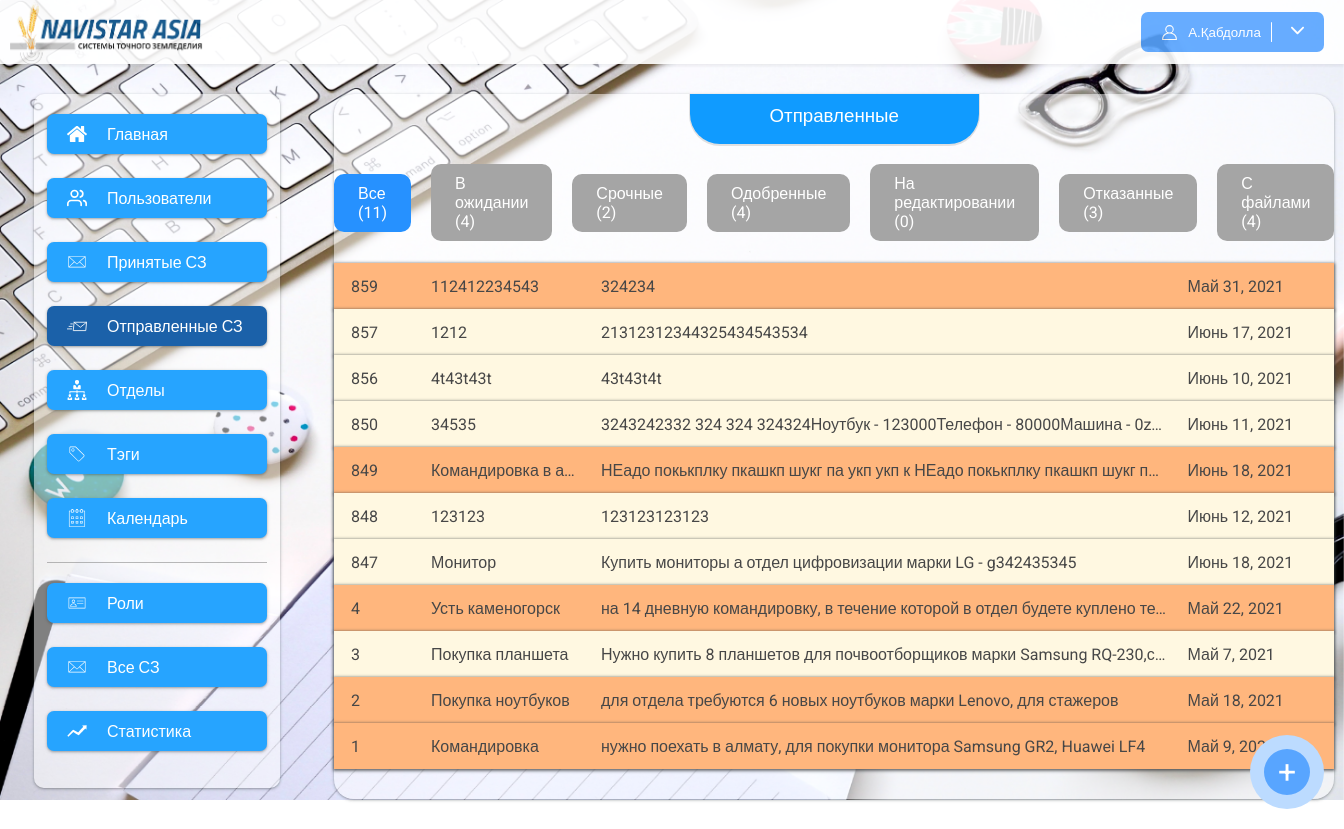
Before: /notes (signed in) with the older database file.
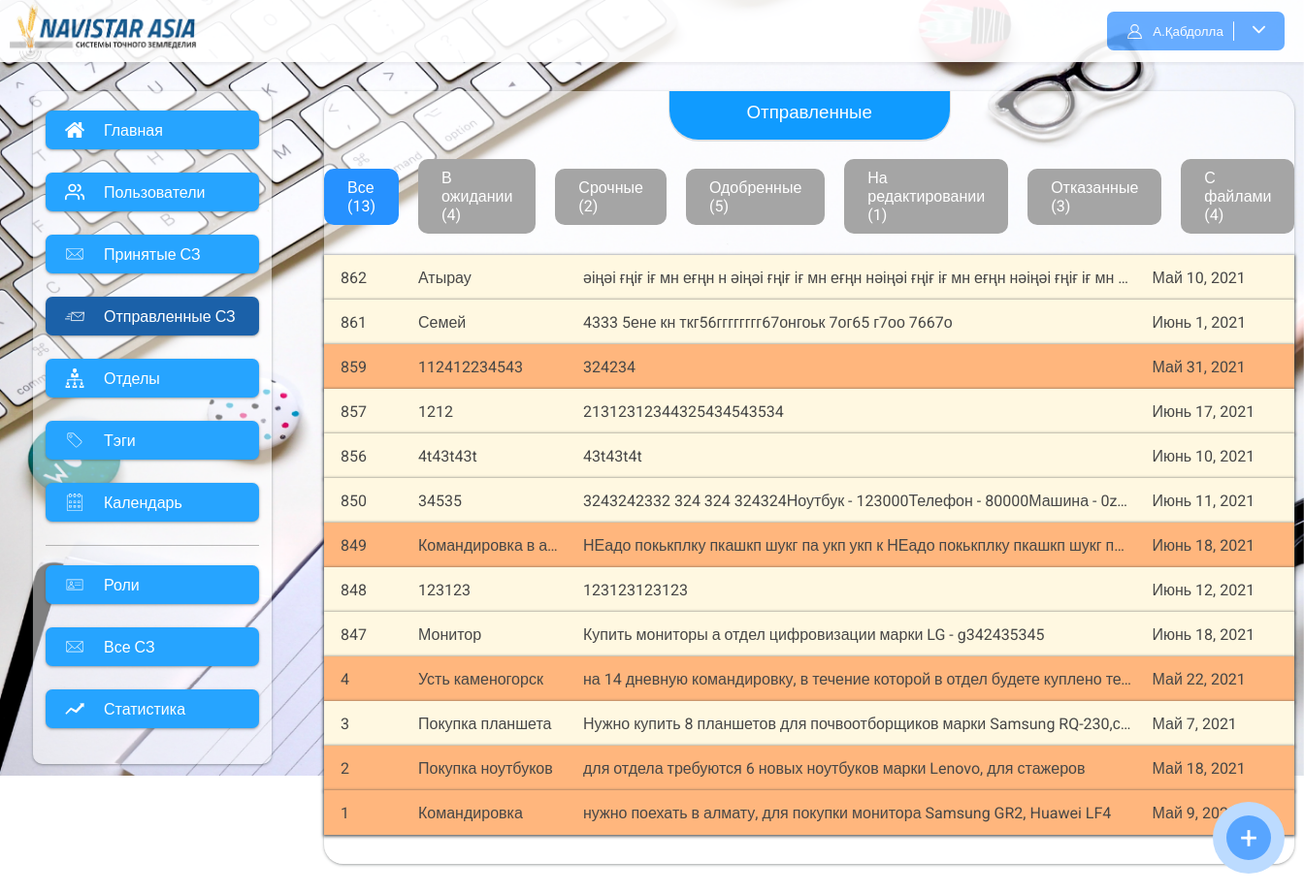
After: the same page with the newer database file.
### app/models.py (models this page shows, shortened)
class ServiceNote(models.Model):
    user = models.ForeignKey(User, null=True, blank=True, on_delete=models.CASCADE, related_name="notes")
    number = models.IntegerField(null=True, blank=True)
    title = models.CharField(max_length=120)
    text = models.TextField()
    summa = models.CharField(max_length=200, null=True, blank=True)
    fast = models.BooleanField(default=False)
    date_create = models.DateTimeField(auto_now_add=True)
    date_update = models.DateTimeField(auto_now=True)
    date = models.DateField(null=True, blank=True)
    tags = models.ManyToManyField(Tags, null=True, blank=True, related_name="notes")
    user_index = models.IntegerField(default=1, null=True, blank=True)
    status = models.CharField(max_length=200, choices=statuses, null=True, blank=True)
    def get_absolute_url(self):
        return reverse("note_detail", args=[str(self.pk)])
    class Meta:
        verbose_name = "Служебная записка"
        verbose_name_plural = "Служебные записки"

### app/views.py (the view, shortened to what this page needs)
# urls.py: path("notes", notes_list, name="notes_list"),
@login_required()
def notes_list(request):
    last = ServiceNote.objects.last()
    tags = Tags.objects.all()
    notes = ServiceNote.objects.filter(user=request.user).order_by('-pk')
    count_all = notes.count()
    count_wait = notes.filter(status=None).count()
    count_fast = notes.filter(status=None).filter(fast=True).count()
    count_success = notes.filter(status=success).count()
    count_edit = notes.filter(status=edit).count()
    count_error = notes.filter(status=error).count()
    count_files = notes.filter(~Q(files = None)).count()
    users = User.objects.all()
    if last:
        number = last.number + 1 if last.number else 1
    else:
        number = 1
    return render(request, 'notes.html', {"users": users, "notes": notes, "tags": tags, "number": number,
                                          "count_all": count_all,
                                          "count_wait": count_wait,
                                          "count_fast": count_fast,
                                          "count_success": count_success,
                                          "count_edit": count_edit,
                                          "count_error": count_error,
                                          "count_files": count_files,
                                          })

### app/context_processors.py (called while the page is built)
def unReadNotes(request):
    if request.user.is_anonymous:
        return {}
    user = request.user
    unReadCount = NoteUsers.objects.filter(user=user).filter(note__user_index__gte=F('index')).order_by('-pk').filter(is_read=False).count()
    return {
        "unReadCount": unReadCount
    }

### app/templatetags/app_tags.py (called while the page is built)
@register.filter(name="htmlToText")
def htmlToText(data):
    if data.startswith("<"):
        text = BS(data)
        return text.get_text()
    else:
        return data

### app/templates/notes.html (shortened to what this page needs)
{% extends 'base.html' %}
{% load static %}
{% load app_tags %}
{% block content %}
<div class="content" style="padding-left: 0px; padding-right: 0px">
    <h3 class="content_title">
        Отправленные
    </h3>
    <div class="note_statuses">
            <a href="{% url 'notes_list' %}" class="note_status {% if request.get_full_path == '/notes' %}note_status_active{% endif %}">Все ({{ count_all }})</a>
            <a href="?status=wait" class="note_status {% if request.get_full_path == '/notes?status=wait' %}note_status_active{% endif %}">В ожидании ({{ count_wait }})</a>
            <a href="?status=fast" class="note_status  {% if request.get_full_path == '/notes?status=fast' %}note_status_active{% endif %}">Срочные ({{ count_fast }})</a>
            <a href="?status=success" class="note_status  {% if request.get_full_path == '/notes?status=success' %}note_status_active{% endif %}">Одобренные ({{ count_success }})</a>
            <a href="?status=edit" class="note_status  {% if request.get_full_path == '/notes?status=edit' %}note_status_active{% endif %}">На редактировании ({{ count_edit }})</a>
            <a href="?status=error" class="note_status  {% if request.get_full_path == '/notes?status=error' %}note_status_active{% endif %}">Отказанные ({{ count_error }})</a>
            <a href="?status=files" class="note_status  {% if request.get_full_path == '/notes?status=files' %}note_status_active{% endif %}">С файлами ({{ count_files }})</a>
    </div>
    <div class="flex_notes">
        {% for note in notes %}
        <a href="{{ note.get_absolute_url }}" class="flex_note {% if note.fast %}fast_note{% endif %}">
            <div class="note_number">{{ note.number }}</div>
            <div class="note_title">{{ note.title }}</div>
            <div class="note_text">{{ note.text|htmlToText }}</div>
            <div class="note_date">{{ note.date }}</div>
        </a>
        {% empty %}
        <h4 class="not_found">Вы не создавали служебных записок</h4>
        {% endfor %}
    </div>
</div>
<a id="btn_modal_window">
    <div class="circle_add">
        +
    </div>
</a>
{% endblock %}

Changed rows visible on the page:
added ServiceNote: number "862", title "Атырау", text|htmlToText "әіңәі ғңіғ іғ мн еғңн н әіңәі ғңіғ іғ мн еғңн нәіңәі ғңіғ іғ мн еғңн нәіңәі ғңіғ іғ мн…", date "Май 10, 2021"
added ServiceNote: number "861", title "Семей", text|htmlToText "4333 5ене кн ткг56гггггггг67онгоьк 7ог65 г7оо 7667о", date "Июнь 1, 2021"
Other visible differences:
{{ count_all }}: "11" → "13"
{{ count_success }}: "4" → "5"
{{ count_edit }}: "0" → "1"
